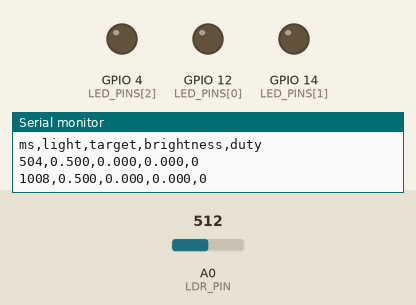
The sketch below on a simulated ESP8266 (NodeMCU). Shown: output pins drawn as LEDs (lit = HIGH), the last lines printed to the serial monitor. The inputs (shaded band) are chosen by the test bench; at power-on: A0 (LDR_PIN) = 512.

Above: at 1.2 s.
1.3 s: A0 (LDR_PIN) set to 306
At 3.8 s:
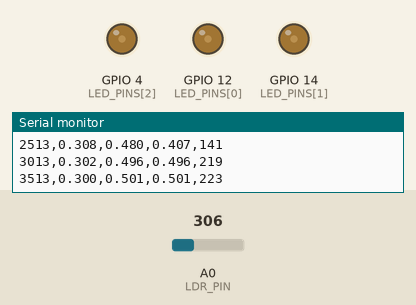
4.3 s: A0 (LDR_PIN) set to 0
At 4.94 s:
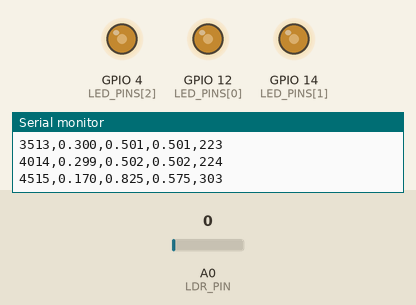
At 6.2 s:
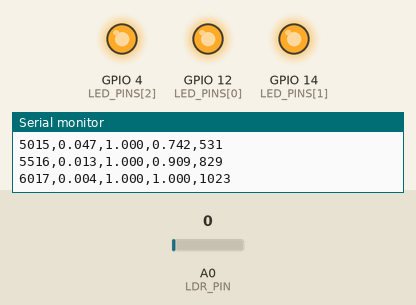
Timing chart, 0 to 7.7 s (numbered marks = the images above; inputs shaded):
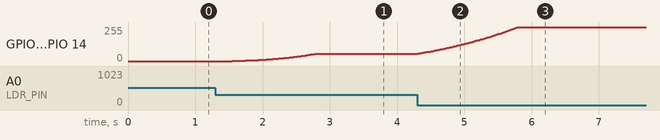

Measured:
- after the input at 1.3 s, GPIO 4 (LED_PINS[2]), GPIO 12 (LED_PINS[0]), GPIO 14 (LED_PINS[1]): moves from 0/255 to 56/255 over 2.6 s, starting after 0.25 s
- after the input at 4.3 s, GPIO 4 (LED_PINS[2]), GPIO 12 (LED_PINS[0]), GPIO 14 (LED_PINS[1]): moves from 56/255 to 255/255 over 1.5 s, starting at once

The sketch:

street_lamp.ino
```cpp
/*
 * Environmental Light Intensity Dependent Street Lamp
 * Analog Circuits (UES301) minor project, TIET Patiala
 *
 * An LDR voltage divider is read on the ADC pin and the lamp (three LEDs driven
 * together) is dimmed with PWM: dark surroundings -> bright, daylight -> off.
 * The light reading is smoothed and the brightness fades gradually, so the lamp
 * never jumps suddenly.
 *
 * Wiring (read from the circuit diagram in the report, NodeMCU board):
 *   3V3 --- LDR --- A0 --- resistor --- GND       (more light -> higher A0 voltage)
 *   D6 (GPIO12) --> yellow LED --> resistor --> GND
 *   D5 (GPIO14) --> red LED    --> resistor --> GND
 *   D2 (GPIO4)  --> green LED  --> resistor --> GND
 *   Power: USB
 *
 * Boards:
 *   ESP8266 (NodeMCU)  - pins above match the diagram. Board: "NodeMCU 1.0 (ESP-12E)".
 *   ESP32              - the pins in the ESP32 block below are suggestions, NOT from
 *                        the diagram; wire them up (or change them) to match your board.
 *
 * Serial Monitor (115200 baud) prints CSV: ms,light,target,brightness,duty
 * Use it to calibrate NIGHT_LEVEL and DAY_LEVEL and to log real test data.
 */

#include <Arduino.h>

// ======================= Board pin map =======================
#if defined(ESP8266)
constexpr uint8_t LED_PINS[] = {12, 14, 4};   // D6 yellow, D5 red, D2 green
constexpr uint8_t LDR_PIN    = A0;
constexpr float   ADC_MAX    = 1023.0f;       // 10-bit ADC
#elif defined(ESP32)
constexpr uint8_t LED_PINS[] = {25, 26, 27};  // suggested pins
constexpr uint8_t LDR_PIN    = 34;            // ADC1 pin (input only); avoid ADC2 pins
constexpr float   ADC_MAX    = 4095.0f;       // 12-bit ADC
#else
#error "This sketch supports ESP8266 (NodeMCU) and ESP32 boards only."
#endif
constexpr size_t NUM_LEDS = sizeof(LED_PINS) / sizeof(LED_PINS[0]);

// ======================= Tunable settings =======================
// Light level is normalised 0.0 (dark) .. 1.0 (very bright).
constexpr float NIGHT_LEVEL = 0.10f;   // at or below this: lamp at full brightness
constexpr float DAY_LEVEL   = 0.50f;   // at or above this: lamp off
                                       // (starting values - calibrate from the serial log)
constexpr float MAX_BRIGHTNESS = 1.0f; // cap on lamp brightness, 0.0 .. 1.0
constexpr bool  INVERT_SENSOR  = false;// set true if the LDR is on the GND side of the divider

constexpr uint32_t FADE_TIME_MS = 3000;  // time for a full 0 -> 100 % change
constexpr float    SMOOTHING    = 0.05f; // sensor filter weight per tick (smaller = slower)
constexpr float    GAMMA        = 2.2f;  // perceived-brightness correction for the LEDs

constexpr uint8_t  OVERSAMPLE = 16;      // ADC readings averaged per tick
constexpr uint32_t TICK_MS    = 20;      // control loop period
constexpr uint32_t LOG_MS     = 500;     // serial log period

constexpr uint32_t PWM_FREQ_HZ = 1000;
constexpr uint8_t  PWM_BITS    = 10;
constexpr uint32_t PWM_MAX     = (1u << PWM_BITS) - 1;   // 1023

// ======================= State =======================
float    smoothedLight = 0.0f;
float    brightness    = 0.0f;   // current lamp brightness, 0.0 .. 1.0
uint32_t lastTick      = 0;
uint32_t lastLog       = 0;
uint32_t lastDuty      = 0xFFFFFFFF;

// ======================= PWM helpers =======================
static void pwmBegin() {
#if defined(ESP8266)
  analogWriteRange(PWM_MAX);
  analogWriteFreq(PWM_FREQ_HZ);
#endif
  for (size_t i = 0; i < NUM_LEDS; i++) {
#if defined(ESP8266)
    pinMode(LED_PINS[i], OUTPUT);
    analogWrite(LED_PINS[i], 0);
#elif defined(ESP32) && ESP_ARDUINO_VERSION_MAJOR >= 3
    ledcAttach(LED_PINS[i], PWM_FREQ_HZ, PWM_BITS);
    ledcWrite(LED_PINS[i], 0);
#else  // ESP32, Arduino core 2.x
    ledcSetup(i, PWM_FREQ_HZ, PWM_BITS);
    ledcAttachPin(LED_PINS[i], i);
    ledcWrite(i, 0);
#endif
  }
}

static void pwmWriteAll(uint32_t duty) {
  if (duty == lastDuty) return;          // only touch the PWM when the value changes
  lastDuty = duty;
  for (size_t i = 0; i < NUM_LEDS; i++) {
#if defined(ESP8266)
    analogWrite(LED_PINS[i], duty);
#elif defined(ESP32) && ESP_ARDUINO_VERSION_MAJOR >= 3
    ledcWrite(LED_PINS[i], duty);
#else
    ledcWrite(i, duty);
#endif
  }
}

// ======================= Sensing and control =======================
static float readLight() {
  uint32_t sum = 0;
  for (uint8_t i = 0; i < OVERSAMPLE; i++) sum += analogRead(LDR_PIN);
  float level = ((float)sum / OVERSAMPLE) / ADC_MAX;
  if (level > 1.0f) level = 1.0f;
  return INVERT_SENSOR ? 1.0f - level : level;
}

// Darker surroundings -> higher target brightness (linear between the two levels).
static float targetBrightness(float light) {
  float t = (DAY_LEVEL - light) / (DAY_LEVEL - NIGHT_LEVEL);
  t = fminf(fmaxf(t, 0.0f), 1.0f);
  return t * MAX_BRIGHTNESS;
}

static uint32_t brightnessToDuty(float b) {
  return (uint32_t)(powf(b, GAMMA) * PWM_MAX + 0.5f);
}

// ======================= Arduino entry points =======================
void setup() {
  Serial.begin(115200);
  pwmBegin();

  smoothedLight = readLight();
  lastTick = lastLog = millis();

  Serial.println();
  Serial.println("# Environmental light dependent street lamp");
  Serial.println("ms,light,target,brightness,duty");
}

void loop() {
  const uint32_t now = millis();
  if (now - lastTick < TICK_MS) return;
  lastTick = now;

  // 1. Read and smooth the ambient light.
  smoothedLight += SMOOTHING * (readLight() - smoothedLight);

  // 2. Decide how bright the lamp should be.
  const float target = targetBrightness(smoothedLight);

  // 3. Fade toward the target at a limited rate (no sudden jumps).
  const float step = (float)TICK_MS / (float)FADE_TIME_MS;
  if (target > brightness) brightness = fminf(brightness + step, target);
  else                     brightness = fmaxf(brightness - step, target);

  // 4. Drive the LEDs.
  const uint32_t duty = brightnessToDuty(brightness);
  pwmWriteAll(duty);

  // 5. Log for calibration / results.
  if (now - lastLog >= LOG_MS) {
    lastLog = now;
    Serial.printf("%lu,%.3f,%.3f,%.3f,%lu\n", (unsigned long)now, smoothedLight,
                  target, brightness, (unsigned long)duty);
  }
}
```
